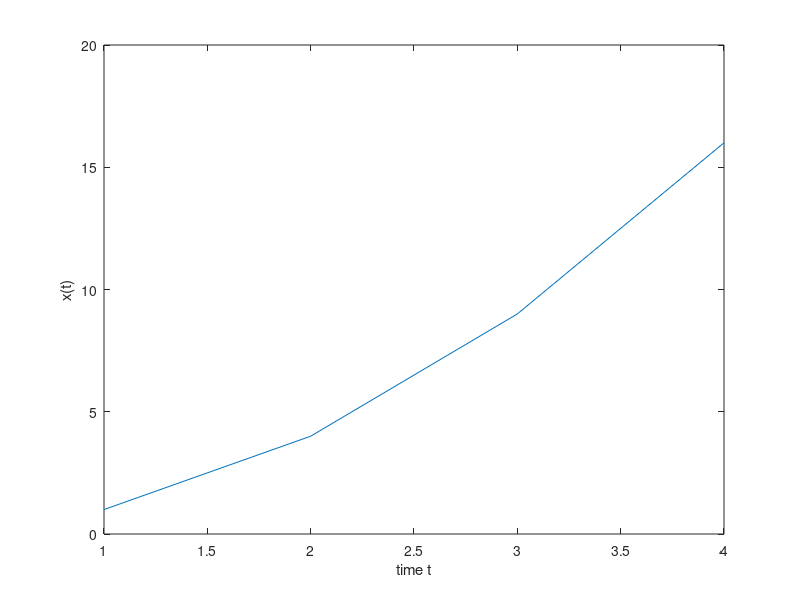

Recreate this plot in MATLAB. (Note: this script raises an error after producing the figure.)
%   Clearing the workspace
close all 
clear all 
clc

x=@(t) t.^2;            % Anonymous function

t=[1,2,3,4];

y=x(t);

disp(y);

figure(1);
plot(t,x(t));
xlabel('time t');
ylabel('x(t)');

figure(2);
%subplot(row,col,plot#);
    %plot(t,x(t));

    
%% Integration in MATLAB: trapezoid

Q = trapz(t,x); % Pretty much does the approx. of an integral for you

%% Signal Energy

    % E(t1,t2)=int(t1,t2,abs(x(t)).^2)
    % E = trapz(t, abs(x(t)).^2;
    
%% Signal Power

    % P(t1,t2) = E(t1,t2)/(t2-t1)
    
%% Piece-wise functions

    % t=-2:0.1:2;
    % ind = t<0;                % DOES NOT HAVE TO BE NAMED "ind"
    % x(ind) = cos(t(ind));
    % ind = t>=0 & t<1;
    % x(ind) = 1;
    % ind = t>= 1;
    % x(ind) = sin(t(ind);








